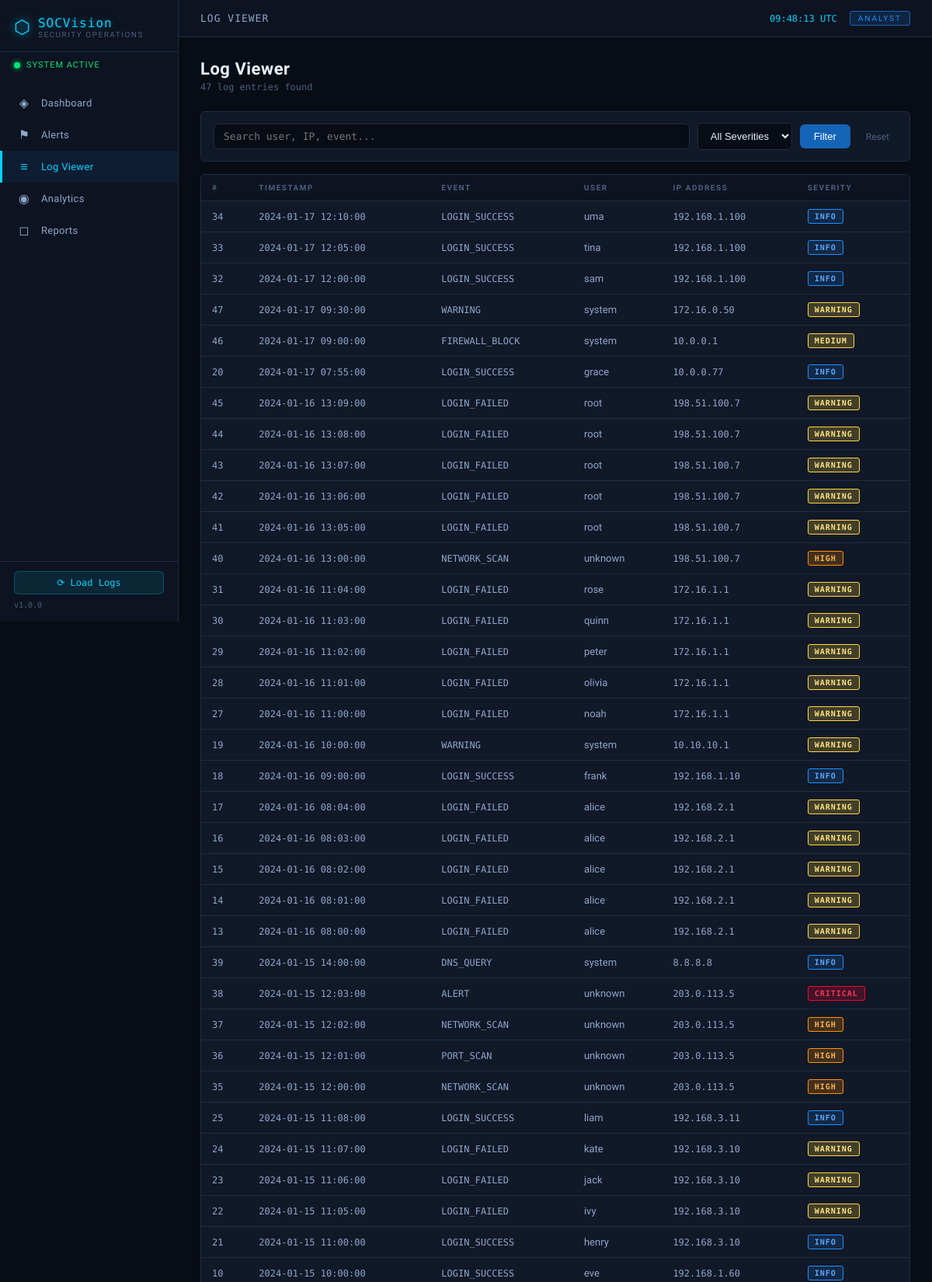
Page /logs (upper part) on the committed database.
### tables this page shows
CREATE TABLE logs (
            id INTEGER PRIMARY KEY AUTOINCREMENT,
            timestamp TEXT NOT NULL,
            event TEXT NOT NULL,
            user TEXT,
            ip TEXT,
            severity TEXT DEFAULT 'INFO'
        );

### app.py (the view)
@app.route("/logs")
def logs():
    search = request.args.get("search", "")
    severity = request.args.get("severity", "")
    page = int(request.args.get("page", 1))
    per_page = 50
    offset = (page - 1) * per_page
    total = get_logs_count(search=search or None, severity=severity or None)
    log_list = get_all_logs(search=search or None, severity=severity or None, limit=per_page, offset=offset)
    total_pages = (total + per_page - 1) // per_page
    return render_template("logs.html",
        logs=log_list,
        search=search,
        severity=severity,
        page=page,
        total_pages=total_pages,
        total=total
    )

### database.py (called while the page is built)
def get_connection():
    conn = sqlite3.connect(DB_PATH)
    conn.row_factory = sqlite3.Row
    return conn

def get_all_logs(search=None, severity=None, limit=100, offset=0):
    conn = get_connection()
    cursor = conn.cursor()
    query = "SELECT * FROM logs WHERE 1=1"
    params = []
    if search:
        query += " AND (user LIKE ? OR ip LIKE ? OR event LIKE ?)"
        params += [f"%{search}%", f"%{search}%", f"%{search}%"]
    if severity:
        query += " AND severity = ?"
        params.append(severity)
    query += " ORDER BY timestamp DESC LIMIT ? OFFSET ?"
    params += [limit, offset]
    cursor.execute(query, params)
    rows = cursor.fetchall()
    conn.close()
    return rows

def get_logs_count(search=None, severity=None):
    conn = get_connection()
    cursor = conn.cursor()
    query = "SELECT COUNT(*) FROM logs WHERE 1=1"
    params = []
    if search:
        query += " AND (user LIKE ? OR ip LIKE ? OR event LIKE ?)"
        params += [f"%{search}%", f"%{search}%", f"%{search}%"]
    if severity:
        query += " AND severity = ?"
        params.append(severity)
    cursor.execute(query, params)
    count = cursor.fetchone()[0]
    conn.close()
    return count

### templates/logs.html (shortened to what this page needs)
{% extends "base.html" %}
{% block page_title %}Log Viewer{% endblock %}
{% block content %}
<div class="page-header">
    <h1 class="page-title">Log Viewer</h1>
    <p class="page-subtitle">{{ total }} log entries found</p>
</div>
<div class="filter-bar">
    <form method="get" class="filter-form">
        <input type="text" name="search" placeholder="Search user, IP, event..." value="{{ search }}" class="filter-input">
        <select name="severity" class="filter-select">
            <option value="">All Severities</option>
        </select>
        <button type="submit" class="filter-btn">Filter</button>
        <a href="/logs" class="filter-reset">Reset</a>
    </form>
</div>
<div class="table-container">
    <table class="data-table">
        <thead>
            <tr>
                <th>#</th>
                <th>Timestamp</th>
                <th>Event</th>
                <th>User</th>
                <th>IP Address</th>
                <th>Severity</th>
            </tr>
        </thead>
        <tbody>
            {% for log in logs %}
            <tr>
                <td class="mono">{{ log.id }}</td>
                <td class="mono">{{ log.timestamp }}</td>
                <td class="mono event-cell">{{ log.event }}</td>
                <td>{{ log.user or '—' }}</td>
                <td class="mono">{{ log.ip or '—' }}</td>
                <td><span class="badge badge-{{ log.severity | lower }}">{{ log.severity }}</span></td>
            </tr>
            {% else %}
            <tr><td colspan="6" class="empty-row">No logs found. Load logs first using the sidebar button.</td></tr>
            {% endfor %}
        </tbody>
    </table>
</div>
{% endblock %}

### static/css/style.css (style rules this page uses)
:root { --bg-base: #080c14; --bg-panel: #0d1320; --bg-card: #111827; --bg-hover: #1a2438; --border: #1e2d45; --border-bright: #2a3f5f; --blue: #1e90ff; --blue-dim: #1464b8; --cyan: #00d4ff; --green: #00e676; --yellow: #ffd740; --orange: #ff9100; --red: #ff3d57; --critical: #ff0033; --text-primary: #e8f0fe; --text-secondary:#8ea7cc; --text-dim: #4a6080; --font-mono: 'Share Tech Mono', monospace; --font-ui: 'Exo 2', sans-serif; --radius: 6px; --sidebar-w: 230px; }
*, *::before, *::after { box-sizing: border-box; margin: 0; padding: 0; }
body { font-family: var(--font-ui); background: var(--bg-base); color: var(--text-primary); min-height: 100vh; font-size: 14px; }
a { text-decoration: none; color: inherit; }
.page-header { margin-bottom: 24px; }
.page-title { font-size: 22px; font-weight: 700; color: var(--text-primary); letter-spacing: 0.5px; }
.page-subtitle { font-size: 12px; color: var(--text-dim); margin-top: 4px; font-family: var(--font-mono); }
.filter-bar { background: var(--bg-card); border: 1px solid var(--border); border-radius: var(--radius); padding: 14px 16px; margin-bottom: 16px; }
.filter-form { display: flex; gap: 10px; flex-wrap: wrap; align-items: center; }
.filter-input { flex: 1; min-width: 200px; background: var(--bg-base); border: 1px solid var(--border); border-radius: var(--radius); color: var(--text-primary); padding: 8px 12px; font-family: var(--font-mono); font-size: 13px; outline: none; }
.filter-select { background: var(--bg-base); border: 1px solid var(--border); border-radius: var(--radius); color: var(--text-primary); padding: 8px 12px; font-size: 13px; outline: none; cursor: pointer; }
.filter-btn { background: var(--blue-dim); border: none; color: white; padding: 8px 18px; border-radius: var(--radius); cursor: pointer; font-size: 13px; transition: background 0.2s; }
.filter-reset { color: var(--text-dim); font-size: 12px; padding: 8px 10px; }
.table-container { background: var(--bg-card); border: 1px solid var(--border); border-radius: var(--radius); overflow: auto; margin-bottom: 16px; }
.data-table { width: 100%; border-collapse: collapse; font-size: 13px; }
.data-table th { background: var(--bg-panel); padding: 11px 14px; text-align: left; font-size: 10px; text-transform: uppercase; letter-spacing: 1.5px; color: var(--text-dim); border-bottom: 1px solid var(--border); white-space: nowrap; }
.data-table td { padding: 10px 14px; border-bottom: 1px solid var(--border); color: var(--text-secondary); }
.mono { font-family: var(--font-mono); font-size: 12px; }
.event-cell { color: var(--text-primary); }
.badge { display: inline-block; padding: 3px 8px; border-radius: 3px; font-size: 10px; font-family: var(--font-mono); font-weight: 700; letter-spacing: 1px; text-transform: uppercase; }
.badge-critical { background: rgba(255,0,51,.2); border: 1px solid #ff0033; color: #ff3355; }
.badge-high { background: rgba(255,145,0,.2); border: 1px solid #ff9100; color: #ffb347; }
.badge-medium { background: rgba(255,215,64,.2); border: 1px solid #ffd740; color: #ffe57a; }
.badge-info { background: rgba(30,144,255,.15);border: 1px solid #1e90ff; color: #5ba8ff; }
.badge-warning { background: rgba(255,215,64,.2); border: 1px solid #ffd740; color: #ffe57a; }

### rows in the picture
logs: id "34", timestamp "2024-01-17 12:10:00", event "LOGIN_SUCCESS", user "uma", ip "192.168.1.100", severity "INFO"
logs: id "33", timestamp "2024-01-17 12:05:00", event "LOGIN_SUCCESS", user "tina", ip "192.168.1.100", severity "INFO"
logs: id "32", timestamp "2024-01-17 12:00:00", event "LOGIN_SUCCESS", user "sam", ip "192.168.1.100", severity "INFO"
logs: id "47", timestamp "2024-01-17 09:30:00", event "WARNING", user "system", ip "172.16.0.50", severity "WARNING"
logs: id "46", timestamp "2024-01-17 09:00:00", event "FIREWALL_BLOCK", user "system", ip "10.0.0.1", severity "MEDIUM"
logs: id "20", timestamp "2024-01-17 07:55:00", event "LOGIN_SUCCESS", user "grace", ip "10.0.0.77", severity "INFO"
logs: id "45", timestamp "2024-01-16 13:09:00", event "LOGIN_FAILED", user "root", ip "198.51.100.7", severity "WARNING"
logs: id "44", timestamp "2024-01-16 13:08:00", event "LOGIN_FAILED", user "root", ip "198.51.100.7", severity "WARNING"
logs: id "43", timestamp "2024-01-16 13:07:00", event "LOGIN_FAILED", user "root", ip "198.51.100.7", severity "WARNING"
logs: id "42", timestamp "2024-01-16 13:06:00", event "LOGIN_FAILED", user "root", ip "198.51.100.7", severity "WARNING"
logs: id "41", timestamp "2024-01-16 13:05:00", event "LOGIN_FAILED", user "root", ip "198.51.100.7", severity "WARNING"
logs: id "40", timestamp "2024-01-16 13:00:00", event "NETWORK_SCAN", user "unknown", ip "198.51.100.7", severity "HIGH"
logs: id "31", timestamp "2024-01-16 11:04:00", event "LOGIN_FAILED", user "rose", ip "172.16.1.1", severity "WARNING"
logs: id "30", timestamp "2024-01-16 11:03:00", event "LOGIN_FAILED", user "quinn", ip "172.16.1.1", severity "WARNING"
logs: id "29", timestamp "2024-01-16 11:02:00", event "LOGIN_FAILED", user "peter", ip "172.16.1.1", severity "WARNING"
logs: id "28", timestamp "2024-01-16 11:01:00", event "LOGIN_FAILED", user "olivia", ip "172.16.1.1", severity "WARNING"
logs: id "27", timestamp "2024-01-16 11:00:00", event "LOGIN_FAILED", user "noah", ip "172.16.1.1", severity "WARNING"
logs: id "19", timestamp "2024-01-16 10:00:00", event "WARNING", user "system", ip "10.10.10.1", severity "WARNING"
logs: id "18", timestamp "2024-01-16 09:00:00", event "LOGIN_SUCCESS", user "frank", ip "192.168.1.10", severity "INFO"
logs: id "17", timestamp "2024-01-16 08:04:00", event "LOGIN_FAILED", user "alice", ip "192.168.2.1", severity "WARNING"
logs: id "16", timestamp "2024-01-16 08:03:00", event "LOGIN_FAILED", user "alice", ip "192.168.2.1", severity "WARNING"
logs: id "15", timestamp "2024-01-16 08:02:00", event "LOGIN_FAILED", user "alice", ip "192.168.2.1", severity "WARNING"
logs: id "14", timestamp "2024-01-16 08:01:00", event "LOGIN_FAILED", user "alice", ip "192.168.2.1", severity "WARNING"
logs: id "13", timestamp "2024-01-16 08:00:00", event "LOGIN_FAILED", user "alice", ip "192.168.2.1", severity "WARNING"
logs: id "39", timestamp "2024-01-15 14:00:00", event "DNS_QUERY", user "system", ip "8.8.8.8", severity "INFO"
logs: id "38", timestamp "2024-01-15 12:03:00", event "ALERT", user "unknown", ip "203.0.113.5", severity "CRITICAL"
logs: id "37", timestamp "2024-01-15 12:02:00", event "NETWORK_SCAN", user "unknown", ip "203.0.113.5", severity "HIGH"
logs: id "36", timestamp "2024-01-15 12:01:00", event "PORT_SCAN", user "unknown", ip "203.0.113.5", severity "HIGH"
logs: id "35", timestamp "2024-01-15 12:00:00", event "NETWORK_SCAN", user "unknown", ip "203.0.113.5", severity "HIGH"
logs: id "25", timestamp "2024-01-15 11:08:00", event "LOGIN_SUCCESS", user "liam", ip "192.168.3.11", severity "INFO"
logs: id "24", timestamp "2024-01-15 11:07:00", event "LOGIN_FAILED", user "kate", ip "192.168.3.10", severity "WARNING"
logs: id "23", timestamp "2024-01-15 11:06:00", event "LOGIN_FAILED", user "jack", ip "192.168.3.10", severity "WARNING"
logs: id "22", timestamp "2024-01-15 11:05:00", event "LOGIN_FAILED", user "ivy", ip "192.168.3.10", severity "WARNING"
logs: id "21", timestamp "2024-01-15 11:00:00", event "LOGIN_SUCCESS", user "henry", ip "192.168.3.10", severity "INFO"
logs: id "10", timestamp "2024-01-15 10:00:00", event "LOGIN_SUCCESS", user "eve", ip "192.168.1.60", severity "INFO"

### other values in the picture
{{ total }} "47"
